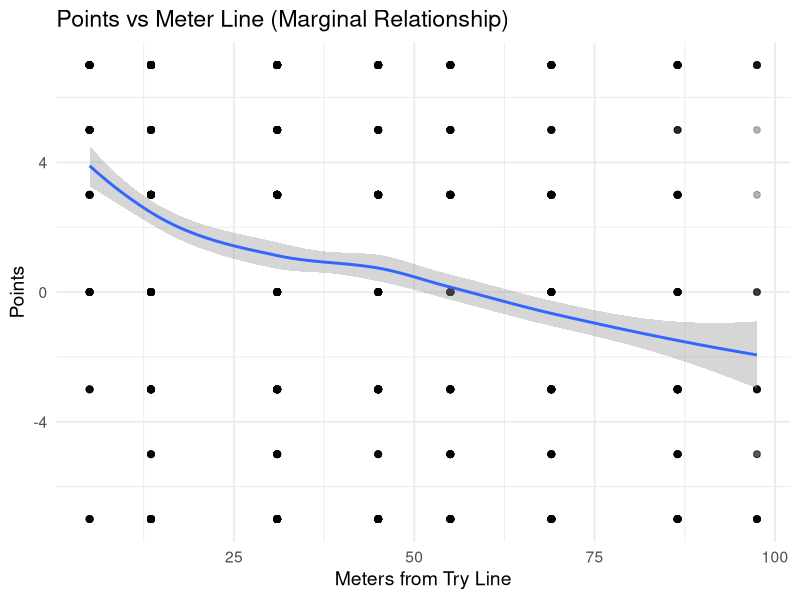
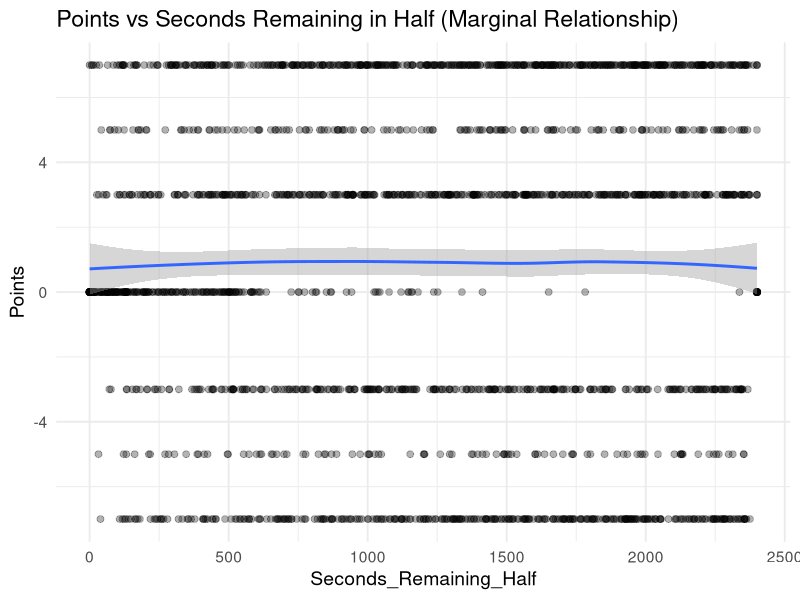
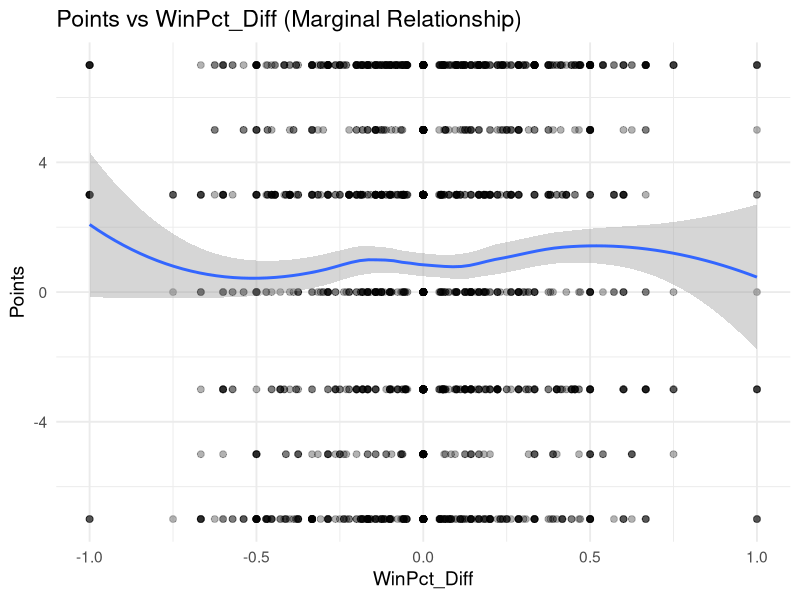
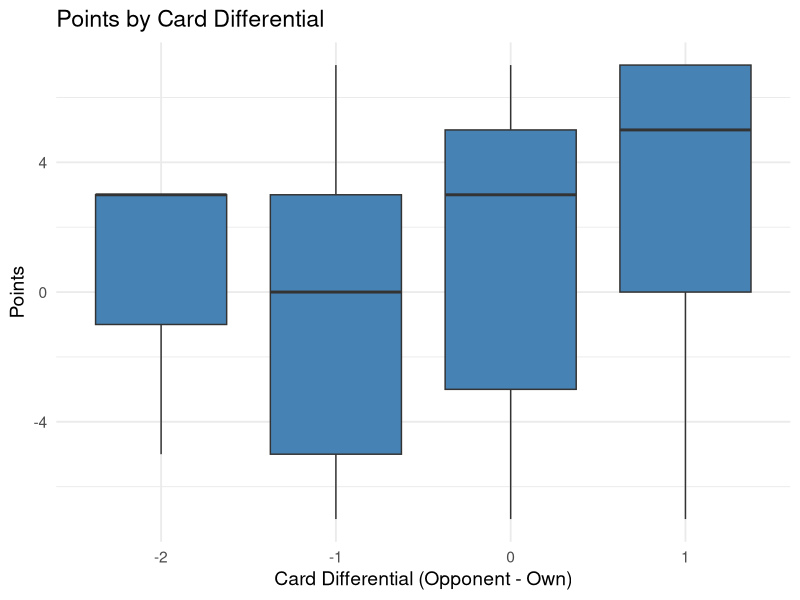

Write R code to recreate these figures, in order.
#############
### SETUP ###
#############

# load libraries

# install.packages("patchwork")
library(patchwork)
# install.packages("stringr")
library(stringr)
# install.packages("tidyverse")
library(tidyverse)

# project-wide reproducibility seed (override via EP_SEED)
ep_seed <- suppressWarnings(as.integer(Sys.getenv("EP_SEED", "20260313")))
if (is.na(ep_seed)) {
  warning("Invalid EP_SEED; defaulting to 20260313")
  ep_seed <- 20260313L
}
set.seed(ep_seed)

#######################
### PHASE DATA LOAD ###
#######################

# run from project root
phase_data = read_csv("data/phase_2018-19.csv")
# preview data
head(phase_data)

#########################
### LINEOUT DATA PREP ###
#########################

phase_data <- phase_data %>%
  mutate(
    # extract signed points
    points = str_extract(Outcome, "[-+]?\\d+") %>% as.numeric(),
    
    # replace missing points with 0
    points = ifelse(is.na(points), 0, points)
  )

# final score by match
last_play <- phase_data %>%
  group_by(Round, Home, Away) %>%
  filter(ID == max(ID)) %>%
  ungroup() %>%
  mutate(
    last_play_points = str_extract(Outcome, "[-+]?\\d+") %>% as.numeric(),
    last_play_points = ifelse(is.na(last_play_points), 0, last_play_points),
    
    Score_Change = last_play_points,
    
    Final_Points_Difference = Points_Difference + Score_Change,
    Final_Points_Diff_Home = if_else(Team_In_Poss == "Home",
                                     Final_Points_Difference,
                                     -Final_Points_Difference)
  )

# keep first-phase lineouts
phase_data <- phase_data %>%
  filter(
    Play_Start == "Lineout",
    Phase == 1
  )

# build win percentage

last_play <- last_play %>%
  select(Round, Home, Away, Final_Points_Diff_Home) %>%
  distinct()

last_play <- last_play %>%
  pivot_longer(cols = c(Home, Away),
               names_to = "Side",
               values_to = "Team") %>%
  mutate(
    Win = case_when(
      Side == "Home" & Final_Points_Diff_Home > 0 ~ 1,
      Side == "Home" & Final_Points_Diff_Home <= 0 ~ 0,
      Side == "Away" & Final_Points_Diff_Home < 0 ~ 1,
      Side == "Away" & Final_Points_Diff_Home >= 0 ~ 0
    ),
    Round = as.numeric(Round)
  ) %>%
  arrange(Team, Round)

# running win percentage
last_play <- last_play %>%
  group_by(Team) %>%
  arrange(Round) %>%
  mutate(
    Games_Played = lag(row_number(), default = 0),
    Wins_Before = lag(cumsum(Win), default = 0),
    WinPct_Before = if_else(Games_Played == 0, 0.5, Wins_Before / Games_Played)
  ) %>%
  ungroup()

# team in possession
phase_data <- phase_data %>%
  mutate(
    Team_for_join = case_when(
      Team_In_Poss == "Home" ~ Home,
      Team_In_Poss == "Away" ~ Away
    )
  ) %>%
# join team win percentage
  left_join(
    last_play %>% select(Team, Round, WinPct_Before),
    by = c("Team_for_join" = "Team", "Round" = "Round")
  )

# flag home attack
phase_data <- phase_data %>%
  mutate(
    Home_Attack = if_else(Team_In_Poss == "Home", 1, 0)
  )

# opponent data
phase_data <- phase_data %>%
  mutate(
    Opponent = if_else(Team_In_Poss == "Home", Away, Home)
  ) %>%
    left_join(
      last_play %>% select(Team, Round, WinPct_Before) %>%
        rename(Opponent = Team,
               Opponent_WinPct = WinPct_Before),
      by = c("Opponent", "Round")
    ) %>%
  mutate(
    # win percentage differential
    WinPct_Diff = WinPct_Before - Opponent_WinPct,
    # card differential
    Card_Diff = (Yellow_Cards_Opp + Red_Cards_Opp) - (Yellow_Cards_Own + Red_Cards_Own)
  )



# seconds remaining in half
phase_data <- phase_data %>%
  mutate(
    Seconds_Remaining_Half = if_else(
      Seconds_Remaining > 2400,             # first half
      Seconds_Remaining - 2400,             # first-half seconds remaining
      Seconds_Remaining                     # second half
    )
  )

# flag under 2 minutes
phase_data <- phase_data %>%
  mutate(
    Less_Than_2_Min = if_else(Seconds_Remaining_Half < 120, 1, 0)
  )

# flag repeated outcomes in a possession run
phase_data <- phase_data %>%
  arrange(Round, Home, Away, ID) %>%
  group_by(Round, Home, Away) %>%
  mutate(
    run_id = cumsum(c(TRUE, diff(Points_Difference) != 0 | Outcome[-1] != Outcome[-n()])),
    n_same = ave(run_id, run_id, FUN = length), # run size
  ) %>%
  ungroup()

# map location to meter line
location_names <- c("5m-Goal (opp)", "22m-5m (opp)", "10m-22m (opp)",
                    "Half-10m (opp)","10m-Half (own)", "22m-10m (own)",
                    "5m-22m (own)", "Goal-5m (own)")
location_meters <- c(5, 13.5, 31, 45, 55, 69, 86.5, 97.5)

# zone boundaries in meters from opponent try line
zone_boundaries_m <- c(0, 5, 22, 40, 50, 60, 78, 95, 100)

lookup <- setNames(location_meters, location_names)

phase_data$meter_line <- lookup[phase_data$Location]

# draw one sample per possession run
sampled_phase_data <- phase_data %>%
  arrange(Round, Home, Away, ID) %>%
  group_by(Round, Home, Away, run_id) %>%
  slice_sample(n = 1) %>%
  ungroup() %>%
  mutate(
    meter_line_factor = factor(meter_line)
  )

#############
### PLOTS ###
#############

# meter line
meter_line_marginal <- ggplot(sampled_phase_data, aes(x = meter_line, y = points)) +
  geom_point(alpha = 0.3, size = 2) +
  geom_smooth(method = "loess", se = TRUE) +
  labs(
    title = "Points vs Meter Line (Marginal Relationship)",
    x = "Meters from Try Line",
    y = "Points"
  ) +
  theme_minimal(base_size = 14)

ggsave("plots/meter_line_marginal.png", meter_line_marginal,
       width = 10, height = 8, dpi = 300)

# seconds remaining in half
seconds_remaining_marginal <- ggplot(sampled_phase_data, aes(x = Seconds_Remaining_Half, y = points)) +
  geom_point(alpha = 0.3, size = 2) +
  geom_smooth(method = "loess", se = TRUE) +
  labs(
    title = "Points vs Seconds Remaining in Half (Marginal Relationship)",
    x = "Seconds_Remaining_Half",
    y = "Points"
  ) +
  theme_minimal(base_size = 14)

ggsave("plots/seconds_remaining_marginal.png", seconds_remaining_marginal,
       width = 10, height = 8, dpi = 300)

# win percentage differential
win_per_marginal <- ggplot(sampled_phase_data, aes(x = WinPct_Diff, y = points)) +
  geom_point(alpha = 0.3, size = 2) +
  geom_smooth(method = "loess", se = TRUE) +
  labs(
    title = "Points vs WinPct_Diff (Marginal Relationship)",
    x = "WinPct_Diff",
    y = "Points"
  ) +
  theme_minimal(base_size = 14)

ggsave("plots/win_per_marginal.png", win_per_marginal,
       width = 10, height = 8, dpi = 300)

# card differential
card_dif_marginal <- ggplot(sampled_phase_data, aes(x = factor(Card_Diff), y = points)) +
  geom_boxplot(fill = "steelblue") +
  labs(
    title = "Points by Card Differential",
    x = "Card Differential (Opponent - Own)",
    y = "Points"
  ) +
  theme_minimal(base_size = 14)

ggsave("plots/card_dif_marginal.png", card_dif_marginal,
       width = 10, height = 8, dpi = 300)
